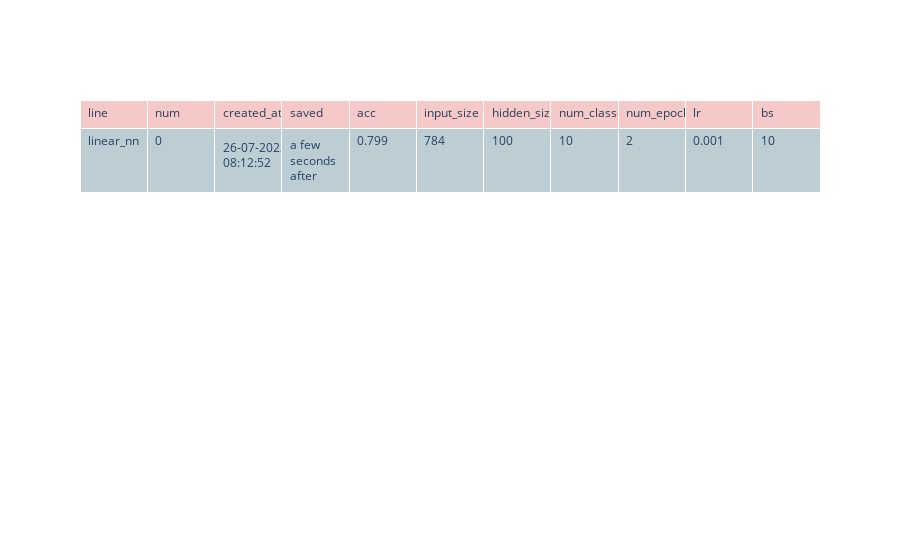

Notebook code for this chart:
### Code cell
mv = cde.MetricViewer(repo)
mv.plot_table()

### Figure 1 — Plotly figure (JSON) as saved in the notebook; plotly's stock layout.template omitted (floating-point values rounded to 4 significant figures)
{"data": [{"cells": {"align": "left", "fill": {"color": "#bcced4"}, "values": [["linear_nn"], [0], ["26-07-2022 08:12:52"], ["a few seconds after"], [0.799], [784], [100], [10], [2], [0.001], [10]]}, "header": {"align": "left", "fill": {"color": "#f4c9c7"}, "values": ["line", "num", "created_at", "saved", "acc", "input_size", "hidden_size", "num_classes", "num_epochs", "lr", "bs"]}, "type": "table"}], "layout": {}}
